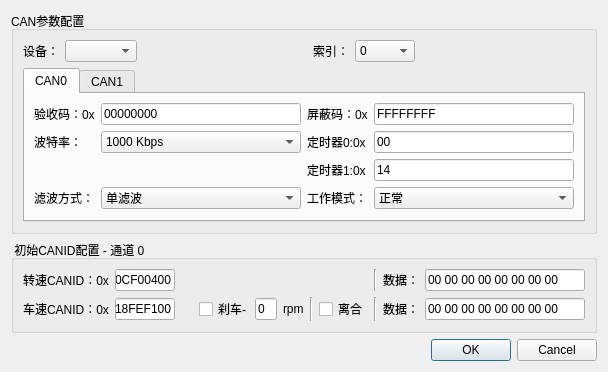
<?xml version="1.0" encoding="UTF-8"?>
<ui version="4.0">
 <class>CanConfigDialog</class>
 <widget class="QDialog" name="CanConfigDialog">
  <property name="geometry">
   <rect>
    <x>0</x>
    <y>0</y>
    <width>608</width>
    <height>337</height>
   </rect>
  </property>
  <property name="windowTitle">
   <string>CAN配置</string>
  </property>
  <layout class="QGridLayout" name="gridLayout_3">
   <item row="0" column="0">
    <widget class="QGroupBox" name="canConfigGroupBox">
     <property name="title">
      <string>CAN参数配置</string>
     </property>
     <layout class="QGridLayout" name="gridLayout_5">
      <item row="0" column="0">
       <layout class="QHBoxLayout" name="horizontalLayout_6">
        <item>
         <widget class="QLabel" name="label">
          <property name="text">
           <string>设备：</string>
          </property>
         </widget>
        </item>
        <item>
         <widget class="QComboBox" name="devComboBox"/>
        </item>
        <item>
         <spacer name="horizontalSpacer_5">
          <property name="orientation">
           <enum>Qt::Horizontal</enum>
          </property>
          <property name="sizeHint" stdset="0">
           <size>
            <width>40</width>
            <height>20</height>
           </size>
          </property>
         </spacer>
        </item>
        <item>
         <widget class="QLabel" name="label_2">
          <property name="text">
           <string>索引：</string>
          </property>
         </widget>
        </item>
        <item>
         <widget class="QComboBox" name="indexComboBox">
          <property name="minimumSize">
           <size>
            <width>60</width>
            <height>0</height>
           </size>
          </property>
          <item>
           <property name="text">
            <string>0</string>
           </property>
          </item>
          <item>
           <property name="text">
            <string>1</string>
           </property>
          </item>
          <item>
           <property name="text">
            <string>2</string>
           </property>
          </item>
          <item>
           <property name="text">
            <string>3</string>
           </property>
          </item>
          <item>
           <property name="text">
            <string>4</string>
           </property>
          </item>
          <item>
           <property name="text">
            <string>5</string>
           </property>
          </item>
          <item>
           <property name="text">
            <string>6</string>
           </property>
          </item>
         </widget>
        </item>
        <item>
         <spacer name="horizontalSpacer_4">
          <property name="orientation">
           <enum>Qt::Horizontal</enum>
          </property>
          <property name="sizeHint" stdset="0">
           <size>
            <width>40</width>
            <height>20</height>
           </size>
          </property>
         </spacer>
        </item>
       </layout>
      </item>
      <item row="1" column="0">
       <widget class="QTabWidget" name="tabWidget">
        <property name="currentIndex">
         <number>0</number>
        </property>
        <widget class="QWidget" name="can0Tab">
         <attribute name="title">
          <string>CAN0</string>
         </attribute>
         <layout class="QGridLayout" name="gridLayout">
          <item row="0" column="0">
           <widget class="QLabel" name="label_3">
            <property name="text">
             <string>验收码：0x</string>
            </property>
           </widget>
          </item>
          <item row="0" column="1">
           <widget class="QLineEdit" name="accessCode0LineEdit">
            <property name="text">
             <string>00000000</string>
            </property>
           </widget>
          </item>
          <item row="0" column="2">
           <widget class="QLabel" name="label_4">
            <property name="text">
             <string>屏蔽码：0x</string>
            </property>
           </widget>
          </item>
          <item row="0" column="3">
           <widget class="QLineEdit" name="maskCode0LineEdit">
            <property name="text">
             <string>FFFFFFFF</string>
            </property>
           </widget>
          </item>
          <item row="1" column="0">
           <widget class="QLabel" name="label_5">
            <property name="text">
             <string>波特率：</string>
            </property>
           </widget>
          </item>
          <item row="1" column="1">
           <widget class="QComboBox" name="baudrate0ComboBox">
            <item>
             <property name="text">
              <string>1000 Kbps</string>
             </property>
            </item>
            <item>
             <property name="text">
              <string>800 Kbps</string>
             </property>
            </item>
            <item>
             <property name="text">
              <string>500 Kbps</string>
             </property>
            </item>
            <item>
             <property name="text">
              <string>250 Kbps</string>
             </property>
            </item>
            <item>
             <property name="text">
              <string>125 Kbps</string>
             </property>
            </item>
            <item>
             <property name="text">
              <string>100 Kbps</string>
             </property>
            </item>
            <item>
             <property name="text">
              <string>50 Kbps</string>
             </property>
            </item>
            <item>
             <property name="text">
              <string>20 Kbps</string>
             </property>
            </item>
            <item>
             <property name="text">
              <string>10 Kbps</string>
             </property>
            </item>
            <item>
             <property name="text">
              <string>5 Kbps</string>
             </property>
            </item>
           </widget>
          </item>
          <item row="1" column="2">
           <widget class="QLabel" name="label_6">
            <property name="text">
             <string>定时器0:0x</string>
            </property>
           </widget>
          </item>
          <item row="1" column="3">
           <widget class="QLineEdit" name="timer00LineEdit">
            <property name="text">
             <string>00</string>
            </property>
           </widget>
          </item>
          <item row="2" column="2">
           <widget class="QLabel" name="label_7">
            <property name="text">
             <string>定时器1:0x</string>
            </property>
           </widget>
          </item>
          <item row="2" column="3">
           <widget class="QLineEdit" name="timer01LineEdit">
            <property name="text">
             <string>14</string>
            </property>
           </widget>
          </item>
          <item row="3" column="0">
           <widget class="QLabel" name="label_8">
            <property name="text">
             <string>滤波方式：</string>
            </property>
           </widget>
          </item>
          <item row="3" column="1">
           <widget class="QComboBox" name="filterType0ComboBox">
            <property name="currentIndex">
             <number>1</number>
            </property>
            <item>
             <property name="text">
              <string>双滤波</string>
             </property>
            </item>
            <item>
             <property name="text">
              <string>单滤波</string>
             </property>
            </item>
           </widget>
          </item>
          <item row="3" column="2">
           <widget class="QLabel" name="label_9">
            <property name="text">
             <string>工作模式：</string>
            </property>
           </widget>
          </item>
          <item row="3" column="3">
           <widget class="QComboBox" name="workMode0ComboBox">
            <item>
             <property name="text">
              <string>正常</string>
             </property>
            </item>
            <item>
             <property name="text">
              <string>只听</string>
             </property>
            </item>
           </widget>
          </item>
         </layout>
        </widget>
        <widget class="QWidget" name="can1Tab">
         <attribute name="title">
          <string>CAN1</string>
         </attribute>
         <layout class="QGridLayout" name="gridLayout_4">
          <item row="0" column="0">
           <widget class="QLabel" name="label_30">
            <property name="text">
             <string>验收码：0x</string>
            </property>
           </widget>
          </item>
          <item row="0" column="1">
           <widget class="QLineEdit" name="accessCode1LineEdit">
            <property name="text">
             <string>00000000</string>
            </property>
           </widget>
          </item>
          <item row="0" column="2">
           <widget class="QLabel" name="label_12">
            <property name="text">
             <string>屏蔽码：0x</string>
            </property>
           </widget>
          </item>
          <item row="0" column="3">
           <widget class="QLineEdit" name="maskCode1LineEdit">
            <property name="text">
             <string>FFFFFFFF</string>
            </property>
           </widget>
          </item>
          <item row="1" column="0">
           <widget class="QLabel" name="label_16">
            <property name="text">
             <string>波特率：</string>
            </property>
           </widget>
          </item>
          <item row="1" column="1">
           <widget class="QComboBox" name="baudrate1ComboBox">
            <item>
             <property name="text">
              <string>1000 Kbps</string>
             </property>
            </item>
            <item>
             <property name="text">
              <string>800 Kbps</string>
             </property>
            </item>
            <item>
             <property name="text">
              <string>500 Kbps</string>
             </property>
            </item>
            <item>
             <property name="text">
              <string>250 Kbps</string>
             </property>
            </item>
            <item>
             <property name="text">
              <string>125 Kbps</string>
             </property>
            </item>
            <item>
             <property name="text">
              <string>100 Kbps</string>
             </property>
            </item>
            <item>
             <property name="text">
              <string>50 Kbps</string>
             </property>
            </item>
            <item>
             <property name="text">
              <string>20 Kbps</string>
             </property>
            </item>
            <item>
             <property name="text">
              <string>10 Kbps</string>
             </property>
            </item>
            <item>
             <property name="text">
              <string>5 Kbps</string>
             </property>
            </item>
           </widget>
          </item>
          <item row="1" column="2">
           <widget class="QLabel" name="label_18">
            <property name="text">
             <string>定时器0:0x</string>
            </property>
           </widget>
          </item>
          <item row="1" column="3">
           <widget class="QLineEdit" name="timer10LineEdit">
            <property name="text">
             <string>00</string>
            </property>
           </widget>
          </item>
          <item row="2" column="2">
           <widget class="QLabel" name="label_17">
            <property name="text">
             <string>定时器1:0x</string>
            </property>
           </widget>
          </item>
          <item row="2" column="3">
           <widget class="QLineEdit" name="timer11LineEdit">
            <property name="text">
             <string>14</string>
            </property>
           </widget>
          </item>
          <item row="3" column="0">
           <widget class="QLabel" name="label_15">
            <property name="text">
             <string>滤波方式：</string>
            </property>
           </widget>
          </item>
          <item row="3" column="1">
           <widget class="QComboBox" name="filterType1ComboBox">
            <property name="currentIndex">
             <number>1</number>
            </property>
            <item>
             <property name="text">
              <string>双滤波</string>
             </property>
            </item>
            <item>
             <property name="text">
              <string>单滤波</string>
             </property>
            </item>
           </widget>
          </item>
          <item row="3" column="2">
           <widget class="QLabel" name="label_29">
            <property name="text">
             <string>工作模式：</string>
            </property>
           </widget>
          </item>
          <item row="3" column="3">
           <widget class="QComboBox" name="workMode1ComboBox">
            <item>
             <property name="text">
              <string>正常</string>
             </property>
            </item>
            <item>
             <property name="text">
              <string>只听</string>
             </property>
            </item>
           </widget>
          </item>
         </layout>
        </widget>
       </widget>
      </item>
     </layout>
    </widget>
   </item>
   <item row="2" column="0">
    <widget class="QDialogButtonBox" name="buttonBox">
     <property name="orientation">
      <enum>Qt::Horizontal</enum>
     </property>
     <property name="standardButtons">
      <set>QDialogButtonBox::Cancel|QDialogButtonBox::Ok</set>
     </property>
    </widget>
   </item>
   <item row="1" column="0">
    <widget class="QGroupBox" name="groupBox">
     <property name="title">
      <string> 初始CANID配置 - 通道 0</string>
     </property>
     <layout class="QGridLayout" name="gridLayout_2">
      <item row="1" column="0">
       <layout class="QHBoxLayout" name="horizontalLayout_2">
        <item>
         <widget class="QLabel" name="label_11">
          <property name="text">
           <string>车速CANID：0x</string>
          </property>
         </widget>
        </item>
        <item>
         <widget class="QLineEdit" name="speedCanidLineEdit">
          <property name="minimumSize">
           <size>
            <width>60</width>
            <height>0</height>
           </size>
          </property>
          <property name="maximumSize">
           <size>
            <width>60</width>
            <height>16777215</height>
           </size>
          </property>
          <property name="text">
           <string>18FEF100</string>
          </property>
         </widget>
        </item>
        <item>
         <spacer name="horizontalSpacer_2">
          <property name="orientation">
           <enum>Qt::Horizontal</enum>
          </property>
          <property name="sizeHint" stdset="0">
           <size>
            <width>40</width>
            <height>20</height>
           </size>
          </property>
         </spacer>
        </item>
        <item>
         <widget class="QCheckBox" name="brakeCheckBox">
          <property name="maximumSize">
           <size>
            <width>50</width>
            <height>16777215</height>
           </size>
          </property>
          <property name="text">
           <string>刹车-</string>
          </property>
         </widget>
        </item>
        <item>
         <widget class="QLineEdit" name="minRpmLineEdit">
          <property name="maximumSize">
           <size>
            <width>30</width>
            <height>16777215</height>
           </size>
          </property>
          <property name="text">
           <string>0</string>
          </property>
          <property name="maxLength">
           <number>3</number>
          </property>
         </widget>
        </item>
        <item>
         <widget class="QLabel" name="label_14">
          <property name="text">
           <string>rpm</string>
          </property>
         </widget>
        </item>
        <item>
         <widget class="Line" name="line_4">
          <property name="orientation">
           <enum>Qt::Vertical</enum>
          </property>
         </widget>
        </item>
        <item>
         <widget class="QCheckBox" name="clutchCheckBox">
          <property name="text">
           <string>离合</string>
          </property>
         </widget>
        </item>
        <item>
         <widget class="Line" name="line_2">
          <property name="orientation">
           <enum>Qt::Vertical</enum>
          </property>
         </widget>
        </item>
        <item>
         <widget class="QLabel" name="label_13">
          <property name="text">
           <string>数据：</string>
          </property>
         </widget>
        </item>
        <item>
         <widget class="QLineEdit" name="speedDataLineEdit">
          <property name="minimumSize">
           <size>
            <width>160</width>
            <height>0</height>
           </size>
          </property>
          <property name="text">
           <string>00 00 00 00 00 00 00 00</string>
          </property>
         </widget>
        </item>
       </layout>
      </item>
      <item row="0" column="0">
       <layout class="QHBoxLayout" name="horizontalLayout">
        <item>
         <widget class="QLabel" name="label_10">
          <property name="text">
           <string>转速CANID：0x</string>
          </property>
         </widget>
        </item>
        <item>
         <widget class="QLineEdit" name="rpmCanidLineEdit">
          <property name="minimumSize">
           <size>
            <width>60</width>
            <height>0</height>
           </size>
          </property>
          <property name="maximumSize">
           <size>
            <width>60</width>
            <height>16777215</height>
           </size>
          </property>
          <property name="text">
           <string>0CF00400</string>
          </property>
         </widget>
        </item>
        <item>
         <spacer name="horizontalSpacer">
          <property name="orientation">
           <enum>Qt::Horizontal</enum>
          </property>
          <property name="sizeHint" stdset="0">
           <size>
            <width>40</width>
            <height>20</height>
           </size>
          </property>
         </spacer>
        </item>
        <item>
         <widget class="Line" name="line_3">
          <property name="orientation">
           <enum>Qt::Vertical</enum>
          </property>
         </widget>
        </item>
        <item>
         <widget class="QLabel" name="label_28">
          <property name="text">
           <string>数据：</string>
          </property>
         </widget>
        </item>
        <item>
         <widget class="QLineEdit" name="rpmDataLineEdit">
          <property name="minimumSize">
           <size>
            <width>160</width>
            <height>0</height>
           </size>
          </property>
          <property name="maximumSize">
           <size>
            <width>150</width>
            <height>16777215</height>
           </size>
          </property>
          <property name="text">
           <string>00 00 00 00 00 00 00 00</string>
          </property>
         </widget>
        </item>
       </layout>
      </item>
     </layout>
    </widget>
   </item>
  </layout>
 </widget>
 <resources/>
 <connections>
  <connection>
   <sender>buttonBox</sender>
   <signal>accepted()</signal>
   <receiver>CanConfigDialog</receiver>
   <slot>accept()</slot>
   <hints>
    <hint type="sourcelabel">
     <x>248</x>
     <y>254</y>
    </hint>
    <hint type="destinationlabel">
     <x>157</x>
     <y>274</y>
    </hint>
   </hints>
  </connection>
  <connection>
   <sender>buttonBox</sender>
   <signal>rejected()</signal>
   <receiver>CanConfigDialog</receiver>
   <slot>reject()</slot>
   <hints>
    <hint type="sourcelabel">
     <x>316</x>
     <y>260</y>
    </hint>
    <hint type="destinationlabel">
     <x>286</x>
     <y>274</y>
    </hint>
   </hints>
  </connection>
 </connections>
</ui>
